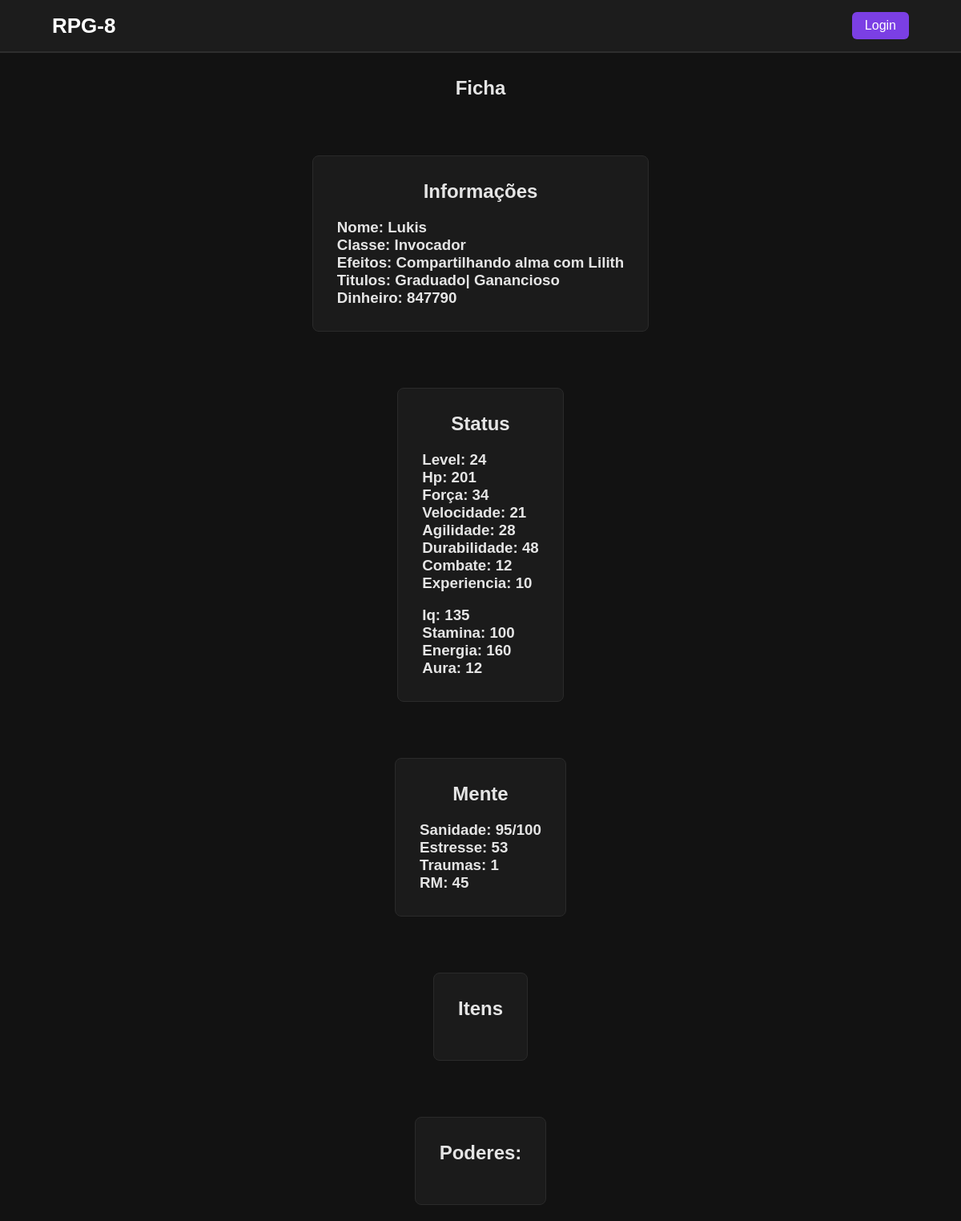
Page /fichaview.php on the committed database.
### tables this page shows
CREATE TABLE player_base (
	id INT auto_increment PRIMARY KEY,
    nome VARCHAR(30) not null,
    id_classe INT,
    foreign key (id_classe) references classes(id),
    efeitos VARCHAR(50)
);

CREATE TABLE classes (
	id INT auto_increment PRIMARY KEY,
    classe varchar(15) not null
	);

CREATE TABLE player_dinheiro (
    id INT auto_increment PRIMARY KEY,
    id_player INT,
    foreign key (id_player) references player_base(id),
    dinheiro INT not null DEFAULT 0,
    fragmento INT not null DEFAULT 0
);

CREATE TABLE player_status (
    id INT auto_increment PRIMARY KEY,
    id_player INT,
    foreign key (id_player) references player_base(id),
    level INT not null,
    hp INT not null,
    forca INT not null,
    velocidade INT not null,
    agilidade INT not null,
    durabilidade INT not null,
    combate INT not null,
    experiencia INT not null
);

CREATE TABLE player_energias (
    id INT auto_increment PRIMARY KEY,
    id_player INT,
    foreign key (id_player) references player_base(id),
    iq INT not null,
    stamina INT not null,
    energia INT not null,
    aura INT not null
);

CREATE TABLE player_mente (
    id INT auto_increment PRIMARY KEY,
    id_player INT,
    foreign key (id_player) references player_base(id),
    sanidade INT not null,
    sanidadeMax INT not null,
	stress INT not null,
    traumas INT not null,
    rm INT not null
);

### fichaview.php (the view, shortened to what this page needs)
<?php
include("conexao.php");
include("header.php");
$id = isset($_GET['id']) ? intval($_GET['id']) : 1;
$stmt = $conn->prepare("SELECT
    player_base.nome,
    player_base.efeitos,
    classes.classe,
    player_dinheiro.dinheiro,
    player_dinheiro.fragmento,
    player_status.level,
    player_status.hp,
    player_status.forca,
    player_status.velocidade,
    player_status.agilidade,
    player_status.durabilidade,
    player_status.combate,
    player_status.experiencia,
    player_energias.iq,
    player_energias.stamina,
    player_energias.energia,
    player_energias.aura,
    player_mente.sanidade,
    player_mente.sanidadeMax,
    player_mente.stress,
    player_mente.traumas,
    player_mente.rm,
    (
        SELECT GROUP_CONCAT(t.titulo SEPARATOR '| ')
        FROM R_player_titulo rpt
        JOIN titulos t ON rpt.id_titulo = t.id
        WHERE rpt.id_player = player_base.id
    ) AS titulos
FROM player_base
JOIN classes ON player_base.id_classe = classes.id
LEFT JOIN player_dinheiro ON player_base.id = player_dinheiro.id_player
LEFT JOIN player_status ON player_base.id = player_status.id_player
LEFT JOIN player_energias ON player_base.id = player_energias.id_player
LEFT JOIN player_mente ON player_base.id = player_mente.id_player
WHERE player_base.id = ?");
$stmt->bind_param("i", $id);
$stmt->execute();
$result = $stmt->get_result();
$ficha = $result->fetch_assoc();
?>
<div class="content">
    <h2>Ficha</h2>
</div>
<div class="content">
    <div class="fichas">
        <h2>Informações</h2>
        <h3>Nome: <?php echo htmlspecialchars($ficha["nome"]); ?></h3>
        <h3>Classe: <?php echo htmlspecialchars($ficha["classe"]); ?></h3>
        <h3>Efeitos: <?php echo htmlspecialchars($ficha["efeitos"]); ?></h3>
        <h3>Titulos: <?php echo htmlspecialchars($ficha["titulos"]); ?></h3>
        <h3>Dinheiro: <?php echo htmlspecialchars($ficha["dinheiro"]); ?></h3>
    </div>
</div>
<div class="content">
    <div class="fichas">
        <h2>Status</h2>
        <h3>Level: <?php echo htmlspecialchars($ficha["level"]); ?></h3>
        <h3>Hp: <?php echo htmlspecialchars($ficha["hp"]); ?></h3>
        <h3>Força: <?php echo htmlspecialchars($ficha["forca"]); ?></h3>
        <h3>Velocidade: <?php echo htmlspecialchars($ficha["velocidade"]); ?></h3>
        <h3>Agilidade: <?php echo htmlspecialchars($ficha["agilidade"]); ?></h3>
        <h3>Durabilidade: <?php echo htmlspecialchars($ficha["durabilidade"]); ?></h3>
        <h3>Combate: <?php echo htmlspecialchars($ficha["combate"]); ?></h3>
        <h3>Experiencia: <?php echo htmlspecialchars($ficha["experiencia"]); ?></h3>
        <br>
        <h3>Iq: <?php echo htmlspecialchars($ficha["iq"]); ?></h3>
        <h3>Stamina: <?php echo htmlspecialchars($ficha["stamina"]); ?></h3>
        <h3>Energia: <?php echo htmlspecialchars($ficha["energia"]); ?></h3>
        <h3>Aura: <?php echo htmlspecialchars($ficha["aura"]); ?></h3>
    </div>
</div>
<div class="content">
    <div class="fichas">
        <h2>Mente</h2>
        <h3>Sanidade: <?php echo htmlspecialchars($ficha["sanidade"]); ?>/<?php echo htmlspecialchars($ficha["sanidadeMax"]); ?></h3>
        <h3>Estresse: <?php echo htmlspecialchars($ficha["stress"]); ?></h3>
        <h3>Traumas: <?php echo htmlspecialchars($ficha["traumas"]); ?></h3>
        <h3>RM: <?php echo htmlspecialchars($ficha["rm"]); ?></h3>
    </div>
</div>
<div class="content">
    <div class="fichas">
        <h2>Itens</h2>
    </div>
</div>
<div class="content">
    <div class="fichas">
        <h2>Poderes:</h2>

### header.php (shortened to what this page needs)
<!DOCTYPE html>
<html lang="pt-br">
<head>
    <link rel="stylesheet" href="Style.css">
</head>
<body>
<header class="Top">
    <div class="header">
        <a class="title" href="index.php"><b>RPG-8</b></a>
        <div class="Perfil">
        <?php
        if (isset($_SESSION["user_id"])) {
            echo "<a class='Nome'>" . htmlspecialchars($_SESSION['user_name']) . "</a>";
        } else {
            echo '<a class="Login-Button" href="login.php">Login</a>';
        }
        ?>
        </div>
    </div>
</header>

### Style.css (style rules this page uses)
* { margin:0; padding:0; box-sizing:border-box; }
body { font-family:Arial, Helvetica, sans-serif; background:#121212; color:#e5e5e5; }
.Top { background:#1c1c1c; border-bottom:2px solid #2e2e2e; }
.header { max-width:1100px; margin:auto; padding:15px; display:flex; justify-content:space-between; align-items:center; }
.title { font-size:26px; text-decoration:none; color:white; }
.Perfil { display:flex; align-items:center; }
.Login-Button { padding:8px 16px; background:#7b3fe4; color:white; text-decoration:none; border-radius:6px; transition:0.2s; }
.content { display:flex; justify-content:center; padding:30px; padding-bottom: 0px; }
.content h2 { text-align: center; margin-bottom:20px; }
.fichas { background:#1b1b1b; border:1px solid #2a2a2a; max-width: 800px; margin: 20px auto; border-radius: 8px; padding: 30px; }
.fichas h2 { text-align:center; margin-bottom:20px; }

### rows in the picture
player_base: nome "Lukis", id_classe.classe "Invocador", efeitos "Compartilhando alma com Lilith", player_dinheiro.dinheiro "847790", player_status.level "24", player_status.hp "201", player_status.forca "34", player_status.velocidade "21", player_status.agilidade "28", player_status.durabilidade "48", player_status.combate "12", player_status.experiencia "10", player_energias.iq "135", player_energias.stamina "100", player_energias.energia "160", player_energias.aura "12", player_mente.sanidade "95", player_mente.sanidadeMax "100", player_mente.stress "53", player_mente.traumas "1", player_mente.rm "45"

### other values in the picture
$ficha["titulos"] "Graduado| Ganancioso"
